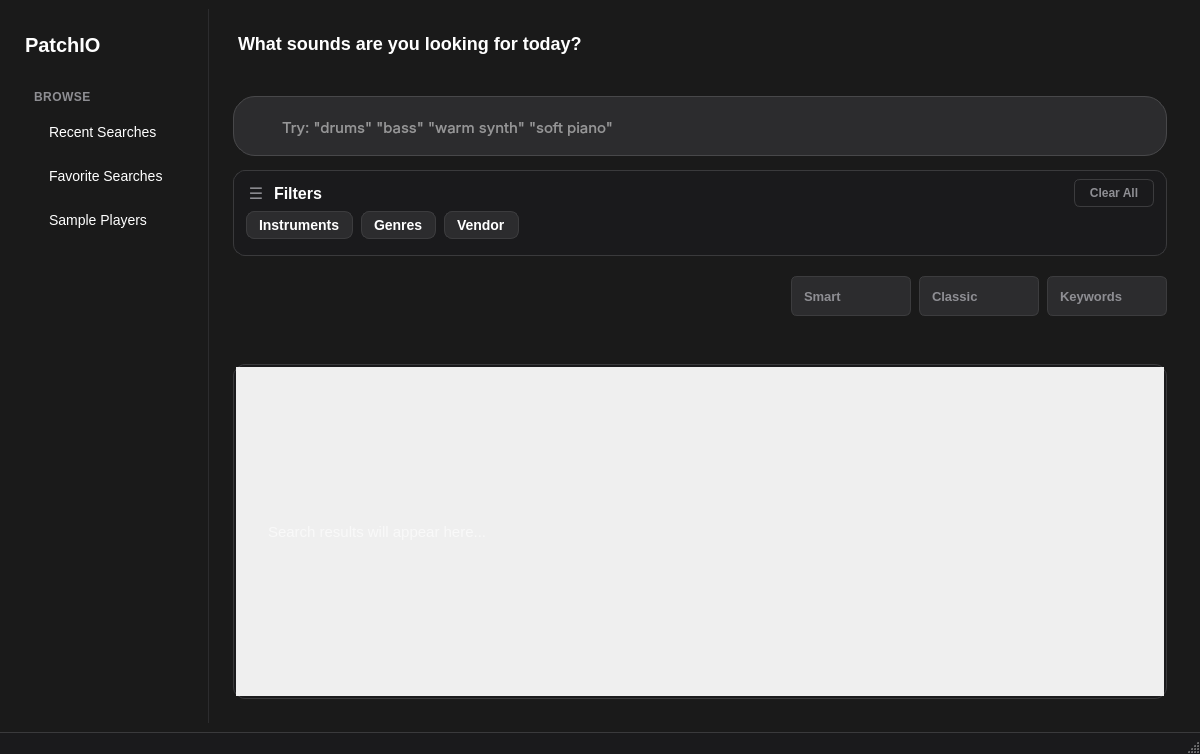
<?xml version="1.0" encoding="UTF-8"?>
<ui version="4.0">
 <class>MainWindow</class>
 <widget class="QMainWindow" name="MainWindow">
  <property name="geometry">
   <rect>
    <x>0</x>
    <y>0</y>
    <width>1200</width>
    <height>754</height>
   </rect>
  </property>
  <property name="minimumSize">
   <size>
    <width>1200</width>
    <height>700</height>
   </size>
  </property>
  <property name="windowTitle">
   <string>PatchIO - Modern Version</string>
  </property>
  <property name="styleSheet">
   <string notr="true">QMainWindow {
    background-color: #1A1A1A;
    color: #FFFFFF;
}

            QLabel {
                color: #FFFFFF;
                font-size: 14px;
                font-weight: 400;
                font-family: -apple-system, BlinkMacSystemFont, 'Segoe UI', Roboto, sans-serif;
            }

            QPushButton {
                background-color: #2C2C2E;
                border: 1px solid #3C3C3E;
                border-radius: 6px;
                color: #8E8E93;
                font-size: 13px;
                font-weight: 500;
                font-family: -apple-system, BlinkMacSystemFont, 'Segoe UI', Roboto, sans-serif;
                padding: 8px 12px;
                text-align: center;
            }

QPushButton:hover {
    background-color: #3A3A3C;
    border-color: #4A4A4C;
    color: #FFFFFF;
}

QPushButton:pressed {
    background-color: #1C1C1E;
}

QPushButton:checked {
    background-color: #3478f6;
    border-color: #3478f6;
    color: #FFFFFF;
    font-weight: 600;
}

QLineEdit:focus, QTextEdit:focus, QPlainTextEdit:focus {
    border: 2px solid #64B5F6;
    outline: none;
}

QLineEdit#searchInput:focus {
    border: none;
    outline: none;
}

QScrollArea {
    background-color: #2C2C2E;
    border: 1px solid #3C3C3E;
    border-radius: 8px;
}</string>
  </property>
  <widget class="QWidget" name="centralwidget">
   <layout class="QVBoxLayout" name="verticalLayout">
    <item>
     <widget class="QSplitter" name="splitter">
      <property name="styleSheet">
       <string notr="true">QSplitter {
    border: none;
    background-color: transparent;
}

QSplitter::handle {
    background-color: transparent;
    border: none;
}</string>
      </property>
      <property name="orientation">
       <enum>Qt::Orientation::Horizontal</enum>
      </property>
      <property name="handleWidth">
       <number>0</number>
      </property>
      <property name="childrenCollapsible">
       <bool>false</bool>
      </property>
      <widget class="QFrame" name="sidebar">
       <property name="minimumSize">
        <size>
         <width>200</width>
         <height>0</height>
        </size>
       </property>
       <property name="maximumSize">
        <size>
         <width>200</width>
         <height>16777215</height>
        </size>
       </property>
       <property name="autoFillBackground">
        <bool>false</bool>
       </property>
       <property name="styleSheet">
        <string notr="true">QFrame {
    border: none;
    border-right: 1px solid #2C2C2E;
}</string>
       </property>
       <property name="lineWidth">
        <number>0</number>
       </property>
       <layout class="QVBoxLayout" name="sidebarLayout">
        <property name="spacing">
         <number>24</number>
        </property>
        <property name="leftMargin">
         <number>16</number>
        </property>
        <property name="topMargin">
         <number>24</number>
        </property>
        <property name="rightMargin">
         <number>16</number>
        </property>
        <property name="bottomMargin">
         <number>24</number>
        </property>
        <item>
         <widget class="QLabel" name="sidebarTitle">
          <property name="styleSheet">
           <string notr="true">QLabel {
    color: #FFFFFF;
    font-size: 20px;
    font-weight: 600;
    border: none;
}</string>
          </property>
          <property name="lineWidth">
           <number>0</number>
          </property>
          <property name="text">
           <string>PatchIO</string>
          </property>
         </widget>
        </item>
        <item>
         <widget class="QFrame" name="browseSection">
          <property name="styleSheet">
           <string notr="true">QFrame {
    border: none;
}</string>
          </property>
          <property name="lineWidth">
           <number>0</number>
          </property>
          <layout class="QVBoxLayout" name="browseLayout">
           <property name="spacing">
            <number>12</number>
           </property>
           <item>
            <widget class="QLabel" name="browseTitle">
             <property name="styleSheet">
              <string notr="true">QLabel {
    color: #8E8E93;
    font-size: 12px;
    font-weight: 500;
    text-transform: uppercase;
    letter-spacing: 0.5px;
    border: none;
}</string>
             </property>
             <property name="lineWidth">
              <number>0</number>
             </property>
             <property name="text">
              <string>BROWSE</string>
             </property>
            </widget>
           </item>
           <item>
            <widget class="QLabel" name="recentSearches">
             <property name="styleSheet">
              <string notr="true">QLabel {
    color: #FFFFFF;
    font-size: 14px;
    padding: 8px 12px;
    border: none;
    border-radius: 0px;
    background-color: transparent;
}

QLabel:hover {
    background-color: #2C2C2E;
    border-radius: 4px;
}</string>
             </property>
             <property name="lineWidth">
              <number>0</number>
             </property>
             <property name="text">
              <string>Recent Searches</string>
             </property>
            </widget>
           </item>
           <item>
            <widget class="QLabel" name="favoriteSearches">
             <property name="styleSheet">
              <string notr="true">QLabel {
    color: #FFFFFF;
    font-size: 14px;
    padding: 8px 12px;
    border: none;
    border-radius: 0px;
    background-color: transparent;
}

QLabel:hover {
    background-color: #2C2C2E;
    border-radius: 4px;
}</string>
             </property>
             <property name="lineWidth">
              <number>0</number>
             </property>
             <property name="text">
              <string>Favorite Searches</string>
             </property>
            </widget>
           </item>
           <item>
            <widget class="QLabel" name="samplePlayers">
             <property name="styleSheet">
              <string notr="true">QLabel {
    color: #FFFFFF;
    font-size: 14px;
    padding: 8px 12px;
    border: none;
    border-radius: 0px;
    background-color: transparent;
}

QLabel:hover {
    background-color: #2C2C2E;
    border-radius: 4px;
}</string>
             </property>
             <property name="lineWidth">
              <number>0</number>
             </property>
             <property name="text">
              <string>Sample Players</string>
             </property>
            </widget>
           </item>
          </layout>
         </widget>
        </item>
        <item>
         <spacer name="verticalSpacer">
          <property name="orientation">
           <enum>Qt::Orientation::Vertical</enum>
          </property>
          <property name="sizeHint" stdset="0">
           <size>
            <width>20</width>
            <height>40</height>
           </size>
          </property>
         </spacer>
        </item>
       </layout>
      </widget>
      <widget class="QWidget" name="mainContent">
       <layout class="QVBoxLayout" name="mainLayout">
        <property name="spacing">
         <number>0</number>
        </property>
        <property name="leftMargin">
         <number>0</number>
        </property>
        <property name="topMargin">
         <number>0</number>
        </property>
        <property name="rightMargin">
         <number>0</number>
        </property>
        <property name="bottomMargin">
         <number>0</number>
        </property>
        <item>
         <layout class="QVBoxLayout" name="searchLayout">
          <property name="spacing">
           <number>20</number>
          </property>
          <property name="leftMargin">
           <number>24</number>
          </property>
          <property name="topMargin">
           <number>24</number>
          </property>
          <property name="rightMargin">
           <number>24</number>
          </property>
          <property name="bottomMargin">
           <number>0</number>
          </property>
          <item>
           <widget class="QLabel" name="searchQuestion">
            <property name="styleSheet">
             <string notr="true">QLabel {
    color: #FFFFFF;
    font-size: 18px;
    font-weight: 500;
    font-family: -apple-system, BlinkMacSystemFont, 'Segoe UI', Roboto, sans-serif;
    margin-bottom: 16px;
}</string>
            </property>
            <property name="text">
             <string>What sounds are you looking for today?</string>
            </property>
           </widget>
          </item>
          <item>
           <widget class="QFrame" name="searchBar">
            <property name="sizePolicy">
             <sizepolicy hsizetype="Expanding" vsizetype="Fixed">
              <horstretch>1</horstretch>
              <verstretch>0</verstretch>
             </sizepolicy>
            </property>
            <property name="minimumSize">
             <size>
              <width>0</width>
              <height>60</height>
             </size>
            </property>
            <property name="maximumSize">
             <size>
              <width>16777215</width>
              <height>48</height>
             </size>
            </property>
            <property name="styleSheet">
             <string notr="true">QFrame {
    background-color: #2C2C2E;
    border: 1px solid #48484A;
    border-radius: 22px;
    padding: 10px 14px;
}

QFrame[focused=&quot;true&quot;] {
    border: 2px solid #64B5F6;
    padding: 9px 13px;
}</string>
            </property>
            <layout class="QHBoxLayout" name="searchBarLayout">
             <property name="spacing">
              <number>8</number>
             </property>
             <property name="leftMargin">
              <number>0</number>
             </property>
             <property name="topMargin">
              <number>0</number>
             </property>
             <property name="rightMargin">
              <number>0</number>
             </property>
             <property name="bottomMargin">
              <number>0</number>
             </property>
             <item>
              <widget class="QLabel" name="searchIcon">
               <property name="sizePolicy">
                <sizepolicy hsizetype="Maximum" vsizetype="Maximum">
                 <horstretch>0</horstretch>
                 <verstretch>0</verstretch>
                </sizepolicy>
               </property>
               <property name="minimumSize">
                <size>
                 <width>24</width>
                 <height>24</height>
                </size>
               </property>
               <property name="maximumSize">
                <size>
                 <width>24</width>
                 <height>24</height>
                </size>
               </property>
               <property name="styleSheet">
                <string notr="true">QLabel {
    background-color: transparent;
    border: none;
    padding: 0px;
}</string>
               </property>
               <property name="text">
                <string/>
               </property>
               <property name="pixmap">
                <pixmap>../assets/icons/search_icon.png</pixmap>
               </property>
               <property name="scaledContents">
                <bool>true</bool>
               </property>
               <property name="alignment">
                <set>Qt::AlignmentFlag::AlignCenter</set>
               </property>
              </widget>
             </item>
             <item alignment="Qt::AlignmentFlag::AlignVCenter">
              <widget class="QLineEdit" name="searchInput">
               <property name="sizePolicy">
                <sizepolicy hsizetype="Expanding" vsizetype="Fixed">
                 <horstretch>1</horstretch>
                 <verstretch>0</verstretch>
                </sizepolicy>
               </property>
               <property name="minimumSize">
                <size>
                 <width>0</width>
                 <height>40</height>
                </size>
               </property>
               <property name="maximumSize">
                <size>
                 <width>16777215</width>
                 <height>40</height>
                </size>
               </property>
               <property name="font">
                <font>
                 <family>-apple-system</family>
                 <pointsize>-1</pointsize>
                 <bold>false</bold>
                </font>
               </property>
               <property name="styleSheet">
                <string notr="true">QLineEdit {
    background-color: transparent;
    border: none;
    color: #FFFFFF;
    font-size: 15px;
    font-weight: 400;
    font-family: -apple-system, BlinkMacSystemFont, 'Segoe UI', Roboto, sans-serif;
    padding: 0px 0px;
    text-align: left;
    qproperty-alignment: AlignVCenter;
}

QLineEdit:focus {
    border: none;
    outline: none;
}

QLineEdit::placeholder {
    color: #98989D;
    font-size: 15px;
    font-weight: 400;
}</string>
               </property>
               <property name="alignment">
                <set>Qt::AlignmentFlag::AlignVCenter</set>
               </property>
               <property name="placeholderText">
                <string>Try: &quot;drums&quot; &quot;bass&quot; &quot;warm synth&quot; &quot;soft piano&quot;</string>
               </property>
              </widget>
             </item>
             <item>
              <widget class="QToolButton" name="clearButton">
               <property name="minimumSize">
                <size>
                 <width>32</width>
                 <height>32</height>
                </size>
               </property>
               <property name="maximumSize">
                <size>
                 <width>32</width>
                 <height>32</height>
                </size>
               </property>
               <property name="styleSheet">
                <string notr="true">QToolButton {
    background-color: transparent;
    border: none;
}</string>
               </property>
               <property name="text">
                <string/>
               </property>
              </widget>
             </item>
             <item>
              <widget class="QToolButton" name="startSearchButton">
               <property name="minimumSize">
                <size>
                 <width>32</width>
                 <height>32</height>
                </size>
               </property>
               <property name="maximumSize">
                <size>
                 <width>32</width>
                 <height>32</height>
                </size>
               </property>
               <property name="visible">
                <bool>false</bool>
               </property>
               <property name="styleSheet">
                <string notr="true">QToolButton {
    background-color: transparent;
    border: none;
}</string>
               </property>
               <property name="text">
                <string/>
               </property>
              </widget>
             </item>
            </layout>
           </widget>
          </item>
          <item>
           <widget class="QFrame" name="filterPanel">
            <property name="sizePolicy">
             <sizepolicy hsizetype="Preferred" vsizetype="Fixed">
              <horstretch>0</horstretch>
              <verstretch>0</verstretch>
             </sizepolicy>
            </property>
            <property name="minimumSize">
             <size>
              <width>0</width>
              <height>80</height>
             </size>
            </property>
            <property name="maximumSize">
             <size>
              <width>16777215</width>
              <height>16777215</height>
             </size>
            </property>
            <property name="styleSheet">
             <string notr="true">QFrame {
    background-color: #1A1A1C;
    border: 1px solid #3A3A3C;
    border-radius: 12px;
    margin: 0px;
}</string>
            </property>
            <layout class="QVBoxLayout" name="filterPanelLayout">
             <property name="spacing">
              <number>4</number>
             </property>
             <property name="leftMargin">
              <number>12</number>
             </property>
             <property name="topMargin">
              <number>8</number>
             </property>
             <property name="rightMargin">
              <number>12</number>
             </property>
             <property name="bottomMargin">
              <number>8</number>
             </property>
             <item>
              <layout class="QHBoxLayout" name="filterHeaderLayout">
               <property name="spacing">
                <number>8</number>
               </property>
               <item>
                <widget class="QLabel" name="filterIcon">
                 <property name="minimumSize">
                  <size>
                   <width>20</width>
                   <height>20</height>
                  </size>
                 </property>
                 <property name="maximumSize">
                  <size>
                   <width>20</width>
                   <height>20</height>
                  </size>
                 </property>
                 <property name="styleSheet">
                  <string notr="true">QLabel {
    background-color: transparent;
    border: none;
    color: #8E8E93;
    font-size: 16px;
    font-weight: 400;
    text-align: center;
    padding: 0px;
}</string>
                 </property>
                 <property name="text">
                  <string>☰</string>
                 </property>
                 <property name="alignment">
                  <set>Qt::AlignmentFlag::AlignCenter</set>
                 </property>
                </widget>
               </item>
               <item>
                <widget class="QLabel" name="filterTitle">
                 <property name="styleSheet">
                  <string notr="true">QLabel {
    color: #FFFFFF;
    font-size: 16px;
    font-weight: 600;
    font-family: -apple-system, BlinkMacSystemFont, 'Segoe UI', Roboto, sans-serif;
    border: none;
}</string>
                 </property>
                 <property name="text">
                  <string>Filters</string>
                 </property>
                </widget>
               </item>
               <item>
                <spacer name="filterHeaderSpacer">
                 <property name="orientation">
                  <enum>Qt::Orientation::Horizontal</enum>
                 </property>
                 <property name="sizeHint" stdset="0">
                  <size>
                   <width>20</width>
                   <height>20</height>
                  </size>
                 </property>
                </spacer>
               </item>
               <item>
                <widget class="QPushButton" name="clearFiltersButton">
                 <property name="minimumSize">
                  <size>
                   <width>80</width>
                   <height>28</height>
                  </size>
                 </property>
                 <property name="maximumSize">
                  <size>
                   <width>80</width>
                   <height>28</height>
                  </size>
                 </property>
                 <property name="cursor">
                  <cursorShape>PointingHandCursor</cursorShape>
                 </property>
                 <property name="styleSheet">
                  <string notr="true">QPushButton {
    background-color: transparent;
    border: 1px solid #3C3C3E;
    border-radius: 6px;
    color: #8E8E93;
    font-size: 12px;
    font-weight: 500;
    font-family: -apple-system, BlinkMacSystemFont, 'Segoe UI', Roboto, sans-serif;
    padding: 4px 8px;
    text-align: center;
}
QPushButton:hover {
    background-color: #3A3A3C;
    border-color: #4A4A4C;
    color: #FFFFFF;
}
QPushButton:pressed {
    background-color: #1C1C1E;
}</string>
                 </property>
                 <property name="text">
                  <string>Clear All</string>
                 </property>
                </widget>
               </item>
              </layout>
             </item>
             <item>
              <layout class="QVBoxLayout" name="filterSectionLayout">
               <property name="spacing">
                <number>8</number>
               </property>
               <item>
                <layout class="QHBoxLayout" name="filterCategoriesLayout">
                 <property name="spacing">
                  <number>8</number>
                 </property>
                 <item>
                  <widget class="QPushButton" name="instrumentsDropdown">
                   <property name="minimumSize">
                    <size>
                     <width>0</width>
                     <height>28</height>
                    </size>
                   </property>
                   <property name="maximumSize">
                    <size>
                     <width>16777215</width>
                     <height>28</height>
                    </size>
                   </property>
                   <property name="cursor">
                    <cursorShape>PointingHandCursor</cursorShape>
                   </property>
                   <property name="layoutDirection">
                    <enum>Qt::LayoutDirection::RightToLeft</enum>
                   </property>
                   <property name="styleSheet">
                    <string notr="true">QPushButton {
    background-color: #2C2C2E;
    border: 1px solid #3C3C3E;
    border-radius: 8px;
    color: #FFFFFF;
    font-size: 14px;
    font-weight: 500;
    font-family: -apple-system, BlinkMacSystemFont, 'Segoe UI', Roboto, sans-serif;
    padding: 8px 12px;
    text-align: left;
}
QPushButton:hover {
    background-color: #3A3A3C;
    border-color: #4A4A4C;
}
QPushButton:pressed {
    background-color: #1C1C1E;
}</string>
                   </property>
                   <property name="text">
                    <string>Instruments</string>
                   </property>
                   <property name="icon">
                    <iconset>
                     <normaloff>../assets/icons/arrow_down.png</normaloff>../assets/icons/arrow_down.png</iconset>
                   </property>
                   <property name="iconSize">
                    <size>
                     <width>12</width>
                     <height>12</height>
                    </size>
                   </property>
                  </widget>
                 </item>
                 <item>
                  <widget class="QPushButton" name="genresDropdown">
                   <property name="minimumSize">
                    <size>
                     <width>0</width>
                     <height>28</height>
                    </size>
                   </property>
                   <property name="maximumSize">
                    <size>
                     <width>16777215</width>
                     <height>28</height>
                    </size>
                   </property>
                   <property name="cursor">
                    <cursorShape>PointingHandCursor</cursorShape>
                   </property>
                   <property name="layoutDirection">
                    <enum>Qt::LayoutDirection::RightToLeft</enum>
                   </property>
                   <property name="styleSheet">
                    <string notr="true">QPushButton {
    background-color: #2C2C2E;
    border: 1px solid #3C3C3E;
    border-radius: 8px;
    color: #FFFFFF;
    font-size: 14px;
    font-weight: 500;
    font-family: -apple-system, BlinkMacSystemFont, 'Segoe UI', Roboto, sans-serif;
    padding: 8px 12px;
    text-align: left;
}
QPushButton:hover {
    background-color: #3A3A3C;
    border-color: #4A4A4C;
}
QPushButton:pressed {
    background-color: #1C1C1E;
}</string>
                   </property>
                   <property name="text">
                    <string>Genres</string>
                   </property>
                   <property name="icon">
                    <iconset>
                     <normaloff>../assets/icons/arrow_down.png</normaloff>../assets/icons/arrow_down.png</iconset>
                   </property>
                   <property name="iconSize">
                    <size>
                     <width>12</width>
                     <height>12</height>
                    </size>
                   </property>
                  </widget>
                 </item>
                 <item>
                  <widget class="QPushButton" name="vendorDropdown">
                   <property name="minimumSize">
                    <size>
                     <width>0</width>
                     <height>28</height>
                    </size>
                   </property>
                   <property name="maximumSize">
                    <size>
                     <width>16777215</width>
                     <height>28</height>
                    </size>
                   </property>
                   <property name="cursor">
                    <cursorShape>PointingHandCursor</cursorShape>
                   </property>
                   <property name="layoutDirection">
                    <enum>Qt::LayoutDirection::RightToLeft</enum>
                   </property>
                   <property name="styleSheet">
                    <string notr="true">QPushButton {
    background-color: #2C2C2E;
    border: 1px solid #3C3C3E;
    border-radius: 8px;
    color: #FFFFFF;
    font-size: 14px;
    font-weight: 500;
    font-family: -apple-system, BlinkMacSystemFont, 'Segoe UI', Roboto, sans-serif;
    padding: 8px 12px;
    text-align: left;
}
QPushButton:hover {
    background-color: #3A3A3C;
    border-color: #4A4A4C;
}
QPushButton:pressed {
    background-color: #1C1C1E;
}</string>
                   </property>
                   <property name="text">
                    <string>Vendor</string>
                   </property>
                   <property name="icon">
                    <iconset>
                     <normaloff>../assets/icons/arrow_down.png</normaloff>../assets/icons/arrow_down.png</iconset>
                   </property>
                   <property name="iconSize">
                    <size>
                     <width>12</width>
                     <height>12</height>
                    </size>
                   </property>
                  </widget>
                 </item>
                 <item>
                  <spacer name="filterTagsSpacer">
                   <property name="orientation">
                    <enum>Qt::Orientation::Horizontal</enum>
                   </property>
                   <property name="sizeHint" stdset="0">
                    <size>
                     <width>40</width>
                     <height>20</height>
                    </size>
                   </property>
                  </spacer>
                 </item>
                </layout>
               </item>
               <item>
                <widget class="QWidget" name="filterTagsContainer">
                 <property name="minimumSize">
                  <size>
                   <width>0</width>
                   <height>0</height>
                  </size>
                 </property>
                 <property name="maximumSize">
                  <size>
                   <width>16777215</width>
                   <height>40</height>
                  </size>
                 </property>
                 <property name="styleSheet">
                  <string notr="true">QWidget {
    background-color: transparent;
    border: none;
}</string>
                 </property>
                 <layout class="QHBoxLayout" name="filterTagsLayout">
                  <property name="spacing">
                   <number>8</number>
                  </property>
                  <property name="leftMargin">
                   <number>0</number>
                  </property>
                  <property name="topMargin">
                   <number>0</number>
                  </property>
                  <property name="rightMargin">
                   <number>0</number>
                  </property>
                  <property name="bottomMargin">
                   <number>0</number>
                  </property>
                  <property name="alignment">
                   <set>Qt::AlignmentFlag::AlignLeft|Qt::AlignmentFlag::AlignVCenter</set>
                  </property>
                 </layout>
                </widget>
               </item>
              </layout>
             </item>
            </layout>
           </widget>
          </item>
          <item>
           <widget class="QFrame" name="topBar">
            <layout class="QHBoxLayout" name="topBarLayout">
             <property name="spacing">
              <number>16</number>
             </property>
             <property name="leftMargin">
              <number>0</number>
             </property>
             <property name="topMargin">
              <number>0</number>
             </property>
             <property name="rightMargin">
              <number>0</number>
             </property>
             <property name="bottomMargin">
              <number>0</number>
             </property>
             <item>
              <layout class="QHBoxLayout" name="modesLayout">
               <property name="spacing">
                <number>8</number>
               </property>
               <!-- Logic toggle button removed - replaced with searched term bubble -->
               <item>
                <widget class="QWidget" name="searchedTermBubbleContainer">
                 <property name="minimumSize">
                  <size>
                   <width>0</width>
                   <height>24</height>
                  </size>
                 </property>
                 <property name="maximumSize">
                  <size>
                   <width>16777215</width>
                   <height>24</height>
                  </size>
                 </property>
                 <property name="styleSheet">
                  <string notr="true">QWidget {
    background-color: transparent;
    border: none;
}</string>
                 </property>
                 <layout class="QHBoxLayout" name="searchedTermBubbleLayout">
                  <property name="spacing">
                   <number>8</number>
                  </property>
                  <property name="leftMargin">
                   <number>0</number>
                  </property>
                  <property name="topMargin">
                   <number>0</number>
                  </property>
                  <property name="rightMargin">
                   <number>0</number>
                  </property>
                  <property name="bottomMargin">
                   <number>0</number>
                  </property>
                 </layout>
                </widget>
               </item>
               <item>
                <spacer name="horizontalSpacer">
                 <property name="orientation">
                  <enum>Qt::Orientation::Horizontal</enum>
                 </property>
                 <property name="sizeHint" stdset="0">
                  <size>
                   <width>40</width>
                   <height>20</height>
                  </size>
                 </property>
                </spacer>
               </item>
               <item>
                <widget class="QPushButton" name="aiButton">
                 <property name="minimumSize">
                  <size>
                   <width>120</width>
                   <height>40</height>
                  </size>
                 </property>
                 <property name="maximumSize">
                  <size>
                   <width>120</width>
                   <height>40</height>
                  </size>
                 </property>
                 <property name="styleSheet">
                  <string notr="true">QPushButton {
    text-align: left;
}</string>
                 </property>
                 <property name="text">
                  <string>Smart</string>
                 </property>
                 <property name="icon">
                  <iconset>
                   <normaloff>../assets/icons/ai_search_icon.png</normaloff>../assets/icons/ai_search_icon.png</iconset>
                 </property>
                 <property name="iconSize">
                  <size>
                   <width>24</width>
                   <height>24</height>
                  </size>
                 </property>
                 <property name="checkable">
                  <bool>true</bool>
                 </property>
                 <property name="autoExclusive">
                  <bool>true</bool>
                 </property>
                </widget>
               </item>
               <item>
                <widget class="QPushButton" name="simpleButton">
                 <property name="minimumSize">
                  <size>
                   <width>120</width>
                   <height>40</height>
                  </size>
                 </property>
                 <property name="maximumSize">
                  <size>
                   <width>120</width>
                   <height>40</height>
                  </size>
                 </property>
                 <property name="styleSheet">
                  <string notr="true">QPushButton {
    text-align: left;
}</string>
                 </property>
                 <property name="text">
                  <string>Classic</string>
                 </property>
                 <property name="icon">
                  <iconset>
                   <normaloff>../assets/icons/simple_mode.png</normaloff>../assets/icons/simple_mode.png</iconset>
                 </property>
                 <property name="iconSize">
                  <size>
                   <width>24</width>
                   <height>24</height>
                  </size>
                 </property>
                 <property name="checkable">
                  <bool>true</bool>
                 </property>
                 <property name="autoExclusive">
                  <bool>true</bool>
                 </property>
                </widget>
               </item>
               <item>
                <widget class="QPushButton" name="advancedButton">
                 <property name="minimumSize">
                  <size>
                   <width>120</width>
                   <height>40</height>
                  </size>
                 </property>
                 <property name="maximumSize">
                  <size>
                   <width>120</width>
                   <height>40</height>
                  </size>
                 </property>
                 <property name="visible">
                  <bool>false</bool>
                 </property>
                 <property name="styleSheet">
                  <string notr="true">QPushButton {
    text-align: left;
}</string>
                 </property>
                 <property name="text">
                  <string>Keywords</string>
                 </property>
                 <property name="icon">
                  <iconset>
                   <normaloff>../assets/icons/advanced_mode.png</normaloff>../assets/icons/advanced_mode.png</iconset>
                 </property>
                 <property name="iconSize">
                  <size>
                   <width>24</width>
                   <height>24</height>
                  </size>
                 </property>
                 <property name="checkable">
                  <bool>true</bool>
                 </property>
                 <property name="autoExclusive">
                  <bool>true</bool>
                 </property>
                </widget>
               </item>
              </layout>
             </item>
            </layout>
           </widget>
          </item>
         </layout>
        </item>
        <item>
         <layout class="QVBoxLayout" name="resultsLayout">
          <property name="spacing">
           <number>8</number>
          </property>
          <property name="leftMargin">
           <number>24</number>
          </property>
          <property name="topMargin">
           <number>20</number>
          </property>
          <property name="rightMargin">
           <number>24</number>
          </property>
          <property name="bottomMargin">
           <number>24</number>
          </property>
          <item>
           <widget class="QLabel" name="filterSummaryLabel">
            <property name="minimumSize">
             <size>
              <width>0</width>
              <height>20</height>
             </size>
            </property>
            <property name="maximumSize">
             <size>
              <width>16777215</width>
              <height>20</height>
             </size>
            </property>
            <property name="styleSheet">
             <string notr="true">QLabel {
    color: #8E8E93;
    font-size: 13px;
    font-weight: 400;
    font-family: -apple-system, BlinkMacSystemFont, 'Segoe UI', Roboto, sans-serif;
    background-color: transparent;
    border: none;
    padding: 0px;
}</string>
            </property>
            <property name="text">
             <string/>
            </property>
           </widget>
          </item>
          <item>
           <widget class="QScrollArea" name="resultsArea">
            <property name="minimumSize">
             <size>
              <width>0</width>
              <height>150</height>
             </size>
            </property>
            <property name="styleSheet">
             <string notr="true">QScrollArea {
    background-color: #1A1A1C !important;
    border: 1px solid #3A3A3C !important;
    border-radius: 12px;
    padding: 2px;
}

QScrollArea::widget {
    background-color: #1A1A1C !important;
    border-radius: 0px;
}

/* Proper scrollbar styling with transparent track */
QScrollBar:vertical {
    background: transparent;
    width: 8px;
    margin: 0px;
}

QScrollBar::handle:vertical {
    background: #888;
    border-radius: 4px;
    min-height: 20px;
}

QScrollBar::handle:vertical:hover {
    background: #666;
}

QScrollBar::add-line:vertical,
QScrollBar::sub-line:vertical {
    height: 0px;
    background: none;
}

QScrollBar::add-page:vertical,
QScrollBar::sub-page:vertical {
    background: transparent; /* this is the key */
}

/* QLabel Styling - Single Source of Truth */
QLabel {
    background-color: transparent;
    color: rgba(255, 255, 255, 0.6);
    font-size: 15px;
    font-weight: 400;
    font-family: -apple-system, BlinkMacSystemFont, 'SF Pro Text', 'Segoe UI', Roboto, sans-serif;
    text-align: center;
    padding: 20px;
}

/* Tree Widget Styling - Single Source of Truth */
QTreeWidget {
    background-color: #1A1A1C;
    color: #FFFFFF;
    border: 1px solid #3A3A3C;
    border-radius: 12px;
    font-size: 14px;
    outline: none;
    font-family: -apple-system, BlinkMacSystemFont, 'SF Pro Text', 'Segoe UI', Roboto, sans-serif;
}

QTreeWidget::item {
    padding: 12px 8px;
    border: none;
    min-height: 32px;
    border-radius: 6px;
    margin: 1px;
}

QTreeWidget::item:selected {
    background-color: #007AFF;
    color: #FFFFFF;
    border: 1px solid #0051D5;
}

QTreeWidget::item:selected:active {
    background-color: #007AFF;
    color: #FFFFFF;
}

QTreeWidget::item:selected:!active {
    background-color: #4A90E2;
    color: #FFFFFF;
}

QTreeWidget::item:alternate {
    background-color: #262628;
}

QTreeWidget::item:alternate:selected {
    background-color: #007AFF;
    color: #FFFFFF;
    border: 1px solid #0051D5;
}

QTreeWidget::item:hover {
    background-color: #3A3A3C;
    border-radius: 6px;
}

QTreeWidget::header {
    background-color: #1A1A1C;
    color: #FFFFFF;
    border: none;
    font-weight: 600;
    font-size: 13px;
    padding: 8px;
}

QTreeWidget::header::section {
    background-color: #1A1A1C;
    color: #FFFFFF;
    border: none;
    border-bottom: 1px solid #3A3A3C;
    padding: 8px;
    font-weight: 600;
}</string>
            </property>
            <property name="widgetResizable">
             <bool>true</bool>
            </property>
            <widget class="QWidget" name="scrollAreaWidgetContents">
             <property name="geometry">
              <rect>
               <x>0</x>
               <y>0</y>
               <width>920</width>
               <height>278</height>
              </rect>
             </property>
             <layout class="QVBoxLayout" name="scrollAreaLayout">
              <property name="spacing">
               <number>0</number>
              </property>
              <property name="leftMargin">
               <number>8</number>
              </property>
              <property name="topMargin">
               <number>8</number>
              </property>
              <property name="rightMargin">
               <number>8</number>
              </property>
              <property name="bottomMargin">
               <number>8</number>
              </property>
              <item>
               <widget class="QLabel" name="resultsPlaceholder">
                <property name="styleSheet">
                 <string notr="true">QLabel {
    color: rgba(255, 255, 255, 0.6);
    font-size: 15px;
    font-weight: 400;
    font-family: -apple-system, BlinkMacSystemFont, 'SF Pro Text', 'Segoe UI', Roboto, sans-serif;
    text-align: center;
    padding: 20px;
}</string>
                </property>
                <property name="text">
                 <string>Search results will appear here...</string>
                </property>
               </widget>
              </item>
             </layout>
            </widget>
           </widget>
          </item>
         </layout>
        </item>
       </layout>
      </widget>
     </widget>
    </item>
   </layout>
  </widget>
  <widget class="QMenuBar" name="menubar">
   <property name="geometry">
    <rect>
     <x>0</x>
     <y>0</y>
     <width>1200</width>
     <height>24</height>
    </rect>
   </property>
  </widget>
  <widget class="QStatusBar" name="statusbar">
   <property name="styleSheet">
    <string notr="true">QStatusBar {
    background-color: #1A1A1C;
    color: #8E8E93;
    border-top: 1px solid #3A3A3C;
    padding: 4px 8px;
    font-family: -apple-system, BlinkMacSystemFont, 'SF Pro Text', 'Segoe UI', Roboto, sans-serif;
}

QProgressBar {
    border: 1px solid #3A3A3C;
    border-radius: 3px;
    background-color: #1A1A1C;
    color: #8E8E93;
    text-align: center;
    font-size: 10px;
    font-weight: normal;
    font-family: -apple-system, BlinkMacSystemFont, 'SF Pro Text', 'Segoe UI', Roboto, sans-serif;
}

QProgressBar::chunk {
    background-color: #4A4A4C;
    border-radius: 2px;
}

QLabel {
    color: #8E8E93;
    font-size: 12px;
    font-weight: normal;
    font-family: -apple-system, BlinkMacSystemFont, 'SF Pro Text', 'Segoe UI', Roboto, sans-serif;
    margin-left: 12px;
    margin-right: 12px;
}</string>
   </property>
  </widget>
 </widget>
 <resources/>
 <connections/>
</ui>
